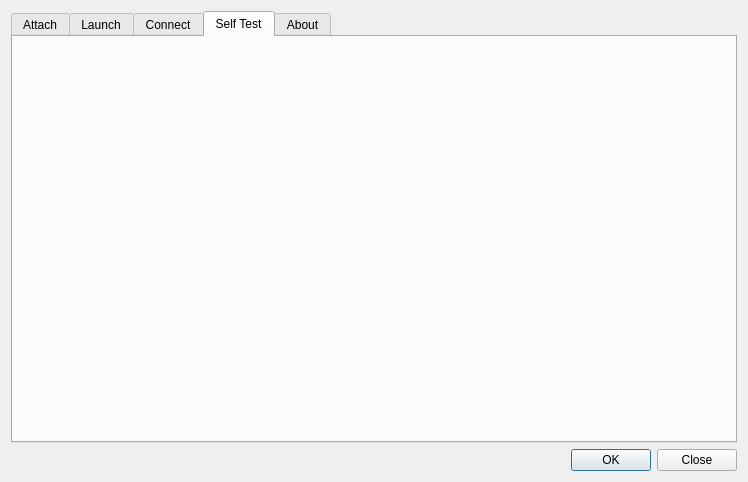
<?xml version="1.0" encoding="UTF-8"?>
<ui version="4.0">
 <class>GammaRay::LauncherWindow</class>
 <widget class="QDialog" name="GammaRay::LauncherWindow">
  <property name="geometry">
   <rect>
    <x>0</x>
    <y>0</y>
    <width>748</width>
    <height>482</height>
   </rect>
  </property>
  <property name="windowTitle">
   <string>Dialog</string>
  </property>
  <property name="windowIcon">
   <iconset resource="../resources/gammaray.qrc">
    <normaloff>:/gammaray/GammaRay-128x128.png</normaloff>:/gammaray/GammaRay-128x128.png</iconset>
  </property>
  <layout class="QVBoxLayout" name="verticalLayout">
   <item>
    <widget class="QTabWidget" name="tabWidget">
     <property name="currentIndex">
      <number>3</number>
     </property>
     <widget class="GammaRay::AttachDialog" name="attachPage">
      <attribute name="title">
       <string>Attach</string>
      </attribute>
     </widget>
     <widget class="GammaRay::LaunchPage" name="launchPage">
      <attribute name="title">
       <string>Launch</string>
      </attribute>
     </widget>
     <widget class="GammaRay::ConnectPage" name="connectPage">
      <attribute name="title">
       <string>Connect</string>
      </attribute>
     </widget>
     <widget class="GammaRay::SelfTestPage" name="selfTestPage">
      <attribute name="title">
       <string>Self Test</string>
      </attribute>
     </widget>
     <widget class="QWidget" name="tab">
      <attribute name="title">
       <string>About</string>
      </attribute>
      <layout class="QHBoxLayout" name="horizontalLayout_2">
       <item>
        <layout class="QVBoxLayout" name="verticalLayout_2">
         <item>
          <widget class="QLabel" name="label">
           <property name="sizePolicy">
            <sizepolicy hsizetype="Fixed" vsizetype="Preferred">
             <horstretch>0</horstretch>
             <verstretch>0</verstretch>
            </sizepolicy>
           </property>
           <property name="text">
            <string/>
           </property>
           <property name="pixmap">
            <pixmap resource="../resources/gammaray.qrc">:/gammaray/GammaRay-128x128.png</pixmap>
           </property>
          </widget>
         </item>
         <item>
          <spacer name="verticalSpacer">
           <property name="orientation">
            <enum>Qt::Vertical</enum>
           </property>
           <property name="sizeHint" stdset="0">
            <size>
             <width>20</width>
             <height>40</height>
            </size>
           </property>
          </spacer>
         </item>
        </layout>
       </item>
       <item>
        <widget class="QLabel" name="aboutLabel">
         <property name="sizePolicy">
          <sizepolicy hsizetype="MinimumExpanding" vsizetype="Preferred">
           <horstretch>0</horstretch>
           <verstretch>0</verstretch>
          </sizepolicy>
         </property>
         <property name="text">
          <string/>
         </property>
         <property name="alignment">
          <set>Qt::AlignLeading|Qt::AlignLeft|Qt::AlignTop</set>
         </property>
         <property name="wordWrap">
          <bool>true</bool>
         </property>
         <property name="openExternalLinks">
          <bool>true</bool>
         </property>
        </widget>
       </item>
      </layout>
     </widget>
    </widget>
   </item>
   <item>
    <widget class="QWidget" name="widget" native="true">
     <layout class="QHBoxLayout" name="horizontalLayout">
      <property name="margin">
       <number>0</number>
      </property>
      <item>
       <widget class="GammaRay::PromoLabel" name="promoLabel" native="true"/>
      </item>
      <item>
       <widget class="QDialogButtonBox" name="buttonBox">
        <property name="orientation">
         <enum>Qt::Horizontal</enum>
        </property>
        <property name="standardButtons">
         <set>QDialogButtonBox::Close|QDialogButtonBox::Ok</set>
        </property>
       </widget>
      </item>
     </layout>
    </widget>
   </item>
  </layout>
 </widget>
 <customwidgets>
  <customwidget>
   <class>GammaRay::PromoLabel</class>
   <extends>QWidget</extends>
   <header>promolabel.h</header>
   <container>1</container>
  </customwidget>
  <customwidget>
   <class>GammaRay::AttachDialog</class>
   <extends>QWidget</extends>
   <header>attachdialog.h</header>
   <container>1</container>
  </customwidget>
  <customwidget>
   <class>GammaRay::LaunchPage</class>
   <extends>QWidget</extends>
   <header>launchpage.h</header>
   <container>1</container>
  </customwidget>
  <customwidget>
   <class>GammaRay::SelfTestPage</class>
   <extends>QWidget</extends>
   <header>selftestpage.h</header>
   <container>1</container>
  </customwidget>
  <customwidget>
   <class>GammaRay::ConnectPage</class>
   <extends>QWidget</extends>
   <header>connectpage.h</header>
   <container>1</container>
  </customwidget>
 </customwidgets>
 <resources>
  <include location="../resources/gammaray.qrc"/>
 </resources>
 <connections>
  <connection>
   <sender>buttonBox</sender>
   <signal>accepted()</signal>
   <receiver>GammaRay::LauncherWindow</receiver>
   <slot>accept()</slot>
   <hints>
    <hint type="sourcelabel">
     <x>248</x>
     <y>254</y>
    </hint>
    <hint type="destinationlabel">
     <x>157</x>
     <y>274</y>
    </hint>
   </hints>
  </connection>
  <connection>
   <sender>buttonBox</sender>
   <signal>rejected()</signal>
   <receiver>GammaRay::LauncherWindow</receiver>
   <slot>reject()</slot>
   <hints>
    <hint type="sourcelabel">
     <x>316</x>
     <y>260</y>
    </hint>
    <hint type="destinationlabel">
     <x>286</x>
     <y>274</y>
    </hint>
   </hints>
  </connection>
 </connections>
</ui>
